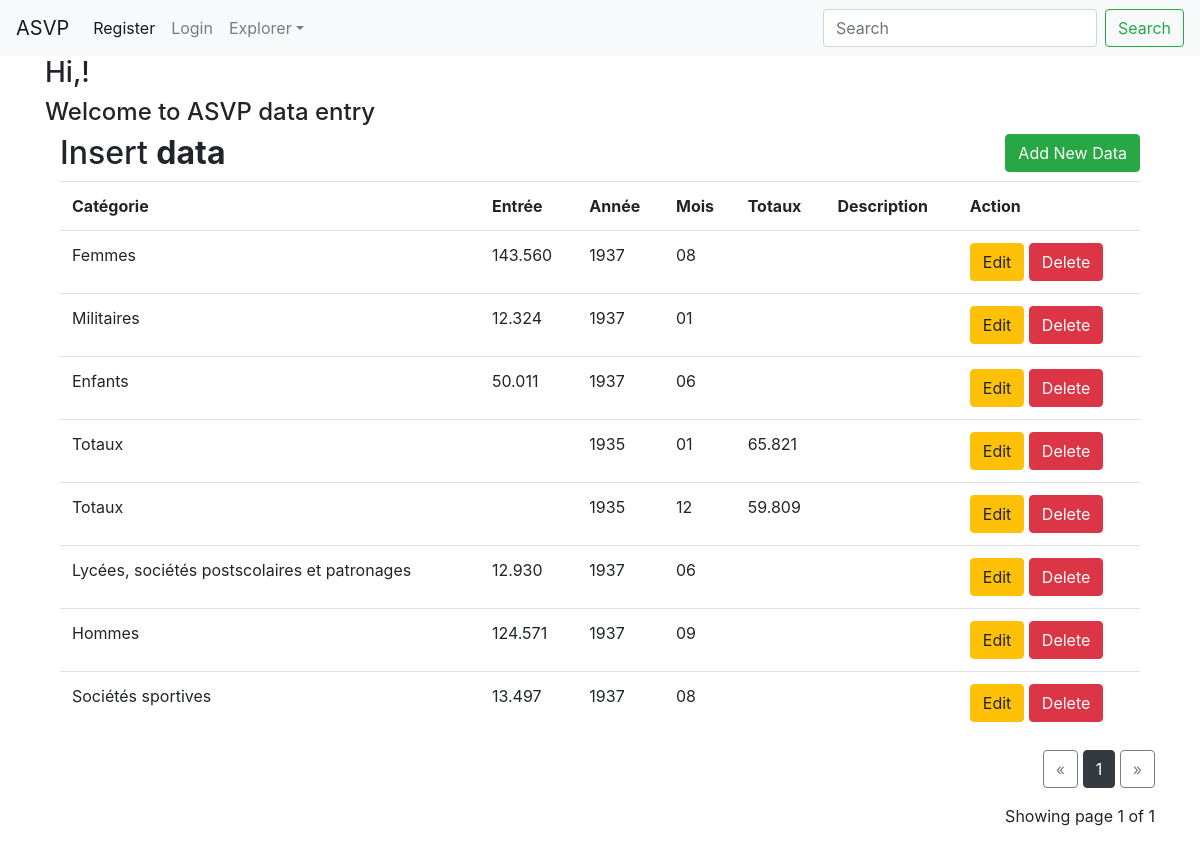
/index, run on the app's committed database.
### asvp/modeles/all_data.py (models this page shows)
class Statistique(db.Model):
    statistique_id = db.Column(db.Integer, unique=True, autoincrement=True, primary_key=True, nullable=False)
    categorie = db.Column(db.String(100))
    entree = db.Column(db.String(50))
    annee = db.Column(db.String(100))
    mois = db.Column(db.String(100))
    totaux = db.Column(db.String(100))
    description = db.Column(db.String(500))

### asvp/routes/generic.py (the view)
@app.route("/")
@app.route("/index")
def index():
    page=request.args.get('page', 1,type=int)
    all_data = Statistique.query.paginate(page=page, per_page=ROWS_PER_PAGE)
    return render_template("pages/index.html", new_data=all_data, nom="asvp")

### asvp/templates/pages/index.html (shortened to what this page needs)
{% extends 'header.html' %}
{% block body %}
<div>
   <h3>Hi,{{current_user.Login}}!</h3>
    <h4>Welcome to ASVP data entry</h4>
</div>
<div class="container">
    <div class="row">
        <div class="col md-12">
            <div class=" ">
                <h2>Insert <b>data</b>  <button type="button"  class="btn btn-success float-right"
                data-toggle="modal" data-target="#mymodal">Add New Data</button> </h2>
                <table class="table table-hover table-gray">
                    <tr>
                        <th>Catégorie</th>
                        <th>Entrée</th>
                        <th>Année</th>
                        <th>Mois</th>
                        <th>Totaux</th>
                        <th>Description</th>
                        <th>Action</th>
                    </tr>
                            {% for row in new_data.items%}
                    <tr>
                        <td>{{row.categorie}}</td>
                        <td>{{row.entree}}</td>
                        <td>{{row.annee}}</td>
                        <td>{{row.mois}}</td>
                        <td>{{row.totaux}}</td>
                        <td>{{row.description}}</td>
                        <td>
                            <a href="/update/{{row.statistique_id}}" class="btn btn-warning btn-xs" data-toggle="modal" data-target="#modaledit{{row.statistique_id}}">Edit</a>
                            <a href="/delete/{{row.statistique_id}}" class="btn btn-danger btn-xs" onclick="return confirm('Are You Sure To Delete ?')">Delete</a>
                        </td>
                    </tr>
                    {% endfor %}
                </table>
            </div>
        </div>
    </div>
</div>
<div class="text-right">
    <a href="{{ url_for('index', page=new_data.prev_num) }}"
       class="btn btn-outline-dark
       {% if new_data.page == 1 %}disabled{% endif %}">
        &laquo;
    </a>
    {% for page_num in new_data.iter_pages(left_edge=1, right_edge=1, left_current=1, right_current=2) %}{% if page_num %}
            {% if new_data.page == page_num %}
            <a href="{{ url_for('index', page=page_num) }}"
               class="btn btn-dark">
                {{ page_num }}
            </a>
            {% else %}
            <a href="{{ url_for('index', page=page_num) }}"
               class="btn btn-outline-dark">
                {{ page_num }}
            </a>
            {% endif %}
        {% else %}
            ...
        {% endif %}
    {% endfor %}    <a href="{{ url_for('index', page=new_data.next_num) }}"
       class="btn btn-outline-dark
       {% if new_data.page == new_data.pages %}disabled{% endif %}">
        &raquo;
    </a>
</div>
<p class="text-right mt-3">
   Showing page {{ new_data.page }} of {{ new_data.pages }}
</p>
{% endblock %}

### asvp/templates/header.html (shortened to what this page needs)
{% include 'partials/base.html' %}
<div>
    <nav class="navbar navbar-expand-lg navbar-light bg-light">
  <a class="navbar-brand" href="{{ url_for('index') }}">ASVP</a>
  <div class="collapse navbar-collapse" id="navbarSupportedContent">
    <ul class="navbar-nav mr-auto">
         {% if not current_user.is_authenticated %}
      <li class="nav-item active">
        <a class="nav-link" href="{{ url_for('inscription') }}">Register<span class="sr-only">(current)</span></a>
      </li>
      <li class="nav-item">
        <a class="nav-link" href="{{ url_for('connexion') }}">Login</a>
      </li>
          {% else %}
      <li class="nav-item">
        <a class="nav-link" href="{{ url_for('deconnexion') }}">Logout</a>
      </li>
          {%endif%}
      <li class="nav-item dropdown">
        <a class="nav-link dropdown-toggle" href="#" id="navbarDropdown" role="button"  data-bs-toggle="dropdown" data-toggle="dropdown" aria-haspopup="true" aria-expanded="false">
          Explorer</a>
      </li>
    </ul>
    <form action="{{ url_for('search') }}" class="form-inline my-2 my-lg-0" method="GET" >
      <input class="form-control mr-sm-2" type="search" name="keyword" placeholder="Search" aria-label="Search">
      <button  class="btn btn-outline-success my-2 my-sm-0 float-right" type="submit">Search</button>
    </form>
  </div>
</nav>
  <div class="container" >
    <div class="row">
      <div class="col">
      {% block body%} {% endblock%}
      </div>
    </div>
  </div>
</div>

### asvp/templates/partials/base.html (shortened to what this page needs)
<!DOCTYPE html>
<html lang="en">
<head>
    <link rel="stylesheet" href="https://stackpath.bootstrapcdn.com/bootstrap/4.4.1/css/bootstrap.min.css">
</head>
<body>
</body>
</html>

### data on the page
Statistique: categorie "Femmes", entree "143.560", annee "1937", mois "08"
Statistique: categorie "Militaires", entree "12.324", annee "1937", mois "01"
Statistique: categorie "Enfants", entree "50.011", annee "1937", mois "06"
Statistique: categorie "Totaux", annee "1935", mois "01", totaux "65.821"
Statistique: categorie "Totaux", annee "1935", mois "12", totaux "59.809"
Statistique: categorie "Lycées, sociétés postscolaires et patronages", entree "12.930", annee "1937", mois "06"
Statistique: categorie "Hommes", entree "124.571", annee "1937", mois "09"
Statistique: categorie "Sociétés sportives", entree "13.497", annee "1937", mois "08"

### other printed values
{{ page_num }} "1"
{{ new_data.page }} "1"
{{ new_data.pages }} "1"
